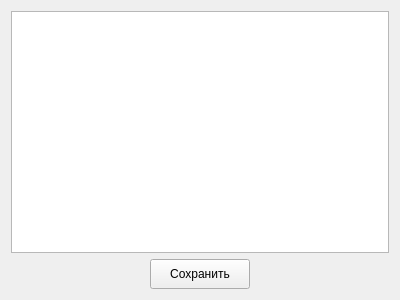
<?xml version="1.0" encoding="UTF-8"?>
<ui version="4.0">
 <class>Form1</class>
 <widget class="QWidget" name="Form1">
  <property name="windowModality">
   <enum>Qt::ApplicationModal</enum>
  </property>
  <property name="geometry">
   <rect>
    <x>0</x>
    <y>0</y>
    <width>400</width>
    <height>300</height>
   </rect>
  </property>
  <property name="windowTitle">
   <string>Form</string>
  </property>
  <layout class="QVBoxLayout" name="verticalLayout">
   <item>
    <widget class="QTableWidget" name="tableWidget"/>
   </item>
   <item alignment="Qt::AlignHCenter">
    <widget class="QPushButton" name="pushButton">
     <property name="sizePolicy">
      <sizepolicy hsizetype="Fixed" vsizetype="Fixed">
       <horstretch>0</horstretch>
       <verstretch>0</verstretch>
      </sizepolicy>
     </property>
     <property name="minimumSize">
      <size>
       <width>100</width>
       <height>30</height>
      </size>
     </property>
     <property name="maximumSize">
      <size>
       <width>100</width>
       <height>30</height>
      </size>
     </property>
     <property name="text">
      <string>Сохранить</string>
     </property>
    </widget>
   </item>
  </layout>
 </widget>
 <resources/>
 <connections/>
</ui>
